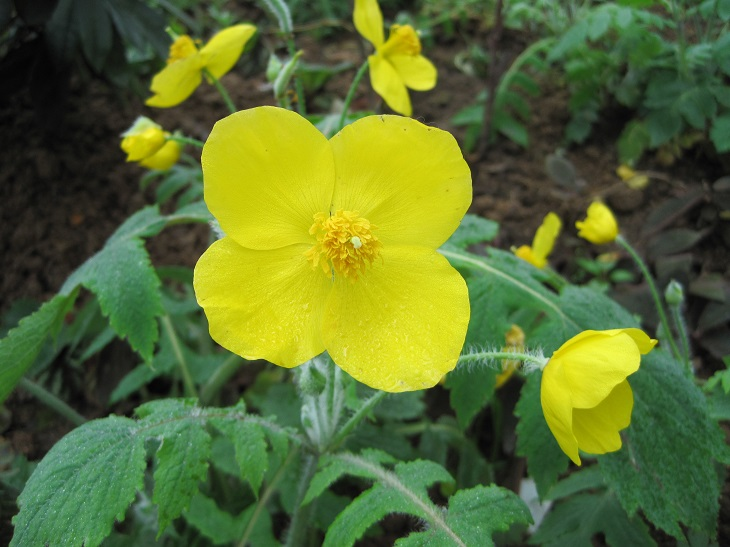
#> input picture 2入门/opencv入门/image0.JPG, 730 x 547 px, found by its file name
$ jupyter execute '09边缘检测2.ipynb'
#> lines starting #> are read from the running program, lines starting #| are printed output that depends on the picture; after the words box and inside, x2 and y2 are one past the last pixel; in counts of white or black regions, pixels touching at a corner belong together
[cell 1]
import cv2
import numpy as np
import random
import math
img = cv2.imread('/Users/xh/workspaces/jupyter/opencv-example/2入门/opencv入门/image0.JPG', 1)
#> img is the input picture: shape (547, 730, 3); mean B, G, R 48.7, 109.6, 90.1
imgInfo = img.shape
#> imgInfo = (547, 730, 3)
height = imgInfo[0]
#> height = 547
width = imgInfo[1]
#> width = 730
# sobel 1 算子模版 2 图片卷积 3 阈值判决
# [1 2 1          [ 1 0 -1
#  0 0 0            2 0 -2
# -1 -2 -1 ]       1 0 -1 ]

# [1 2 3 4] [a b c d] a*1+b*2+c*3+d*4 = dst
# sqrt(a*a+b*b) = f>th
gray = cv2.cvtColor(img,cv2.COLOR_BGR2GRAY)
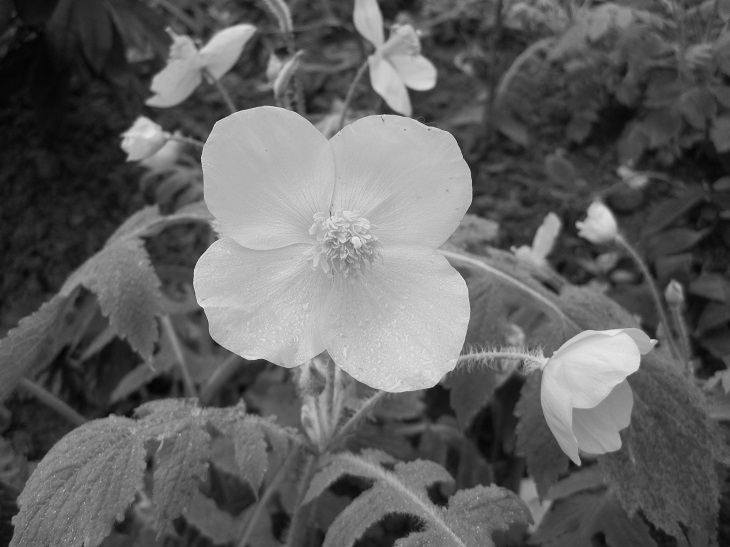
#> gray: shape (547, 730); min 4, max 236, mean 96.8
dst = np.zeros((height,width,1),np.uint8)
for i in range(0,height-2):
    for j in range(0,width-2):
        gy = gray[i,j]*1+gray[i,j+1]*2+gray[i,j+2]*1-gray[i+2,j]*1-gray[i+2,j+1]*2-gray[i+2,j+2]*1
        gx = gray[i,j]+gray[i+1,j]*2+gray[i+2,j]-gray[i,j+2]-gray[i+1,j+2]*2-gray[i+2,j+2]
        grad = math.sqrt(gx*gx+gy*gy)
        if grad>50:
            dst[i,j] = 255
        else:
            dst[i,j] = 0
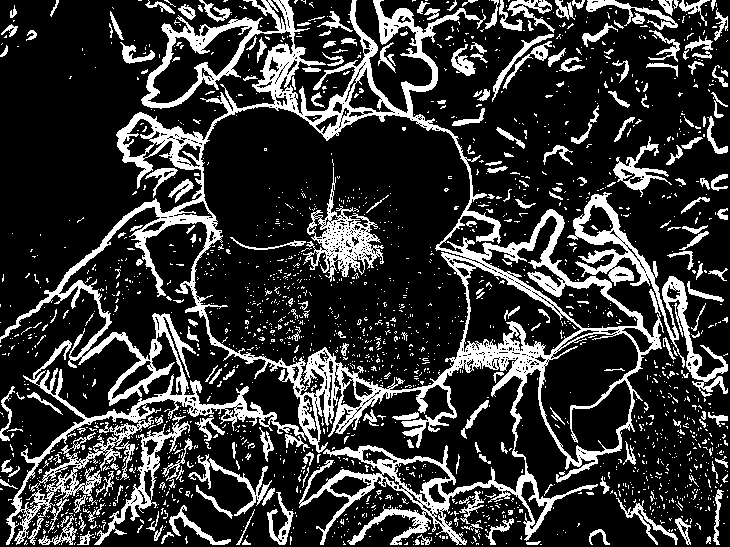
#> dst: shape (547, 730, 1); 21.1% white; 1989 white regions (1750 under 20 px), largest, box (x1, y1, x2, y2) and area: (0, 0, 664, 545) 46818, (567, 192, 728, 397) 4535, (303, 167, 384, 282) 2709
import matplotlib.pyplot as plt
img_rgb = cv2.cvtColor(dst, cv2.COLOR_BGR2RGB)
plt.imshow(img_rgb)
plt.title('Image')
plt.axis('off')
plt.show()
